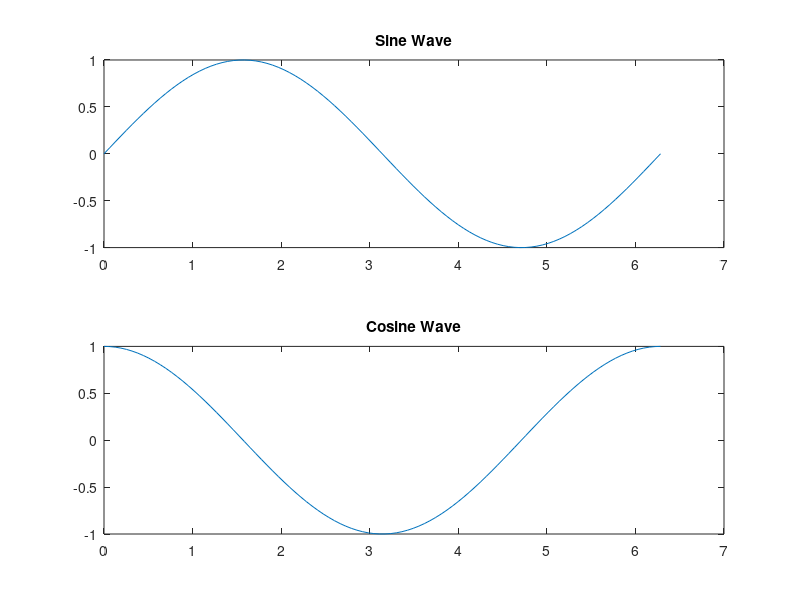

Source code (MATLAB):
clear all

x = linspace(0, 2*pi, 100);

y1 = sin(x);
y2 = cos(x);

subplot(2,1,1)
plot(x, y1)
title('Sine Wave')




subplot(2,1,2)
plot(x, y2)
title('Cosine Wave')
set(gcf, 'Position', [100 100 800 600])

